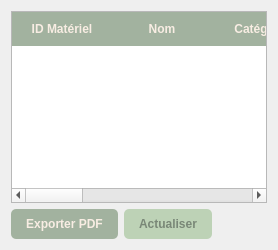
              <widget class="QWidget" name="tabList">
               <attribute name="title">
                <string>Liste des Machines</string>
               </attribute>
               <layout class="QVBoxLayout">
                <item>
                 <widget class="QTableWidget" name="tableEquipments">
                  <property name="rowCount">
                   <number>0</number>
                  </property>
                  <property name="columnCount">
                   <number>8</number>
                  </property>
                  <property name="selectionBehavior">
                   <enum>QAbstractItemView::SelectRows</enum>
                  </property>
                  <property name="alternatingRowColors">
                   <bool>true</bool>
                  </property>
                  <property name="styleSheet">
                   <string>QTableWidget::item { padding: 5px; }
QHeaderView::section { background-color: #A2B29F; color: #F8EDE3; font-weight: bold; padding: 8px; border: none; }</string>
                  </property>
                  <column>
                   <property name="text">
                    <string>ID Matériel</string>
                   </property>
                  </column>
                  <column>
                   <property name="text">
                    <string>Nom</string>
                   </property>
                  </column>
                  <column>
                   <property name="text">
                    <string>Catégorie</string>
                   </property>
                  </column>
                  <column>
                   <property name="text">
                    <string>Référence</string>
                   </property>
                  </column>
                  <column>
                   <property name="text">
                    <string>Date Achat</string>
                   </property>
                  </column>
                  <column>
                   <property name="text">
                    <string>État</string>
                   </property>
                  </column>
                  <column>
                   <property name="text">
                    <string>Localisation</string>
                   </property>
                  </column>
                  <column>
                   <property name="text">
                    <string>Garantie Fin</string>
                   </property>
                  </column>
                 </widget>
                </item>
                <item>
                 <layout class="QHBoxLayout">
                  <item>
                   <widget class="QPushButton" name="btnExportPDF">
                    <property name="text">
                       <string>Exporter PDF</string>
                    </property>
                    <property name="styleSheet">
                               <string>QPushButton { background-color: #A2B29F; color: #F8EDE3; border-radius: 5px; padding: 8px 15px; font-weight: bold; } QPushButton:hover { background-color: #BDD2B6; color: #798777; }</string>
                    </property>
                   </widget>
                  </item>
                  <item>
                   <widget class="QPushButton" name="btnRefresh">
                    <property name="text">
                       <string>Actualiser</string>
                    </property>
                    <property name="styleSheet">
                     <string>QPushButton { background-color: #BDD2B6; color: #798777; border-radius: 5px; padding: 8px 15px; font-weight: bold; } QPushButton:hover { background-color: #A2B29F; color: #F8EDE3; }</string>
                    </property>
                   </widget>
                  </item>
                  <item>
                   <spacer name="horizontalSpacer_List">
                    <property name="orientation">
                     <enum>Qt::Horizontal</enum>
                    </property>
                    <property name="sizeHint" stdset="0">
                     <size>
                      <width>40</width>
                      <height>20</height>
                     </size>
                    </property>
                   </spacer>
                  </item>
                 </layout>
                </item>
               </layout>
              </widget>
